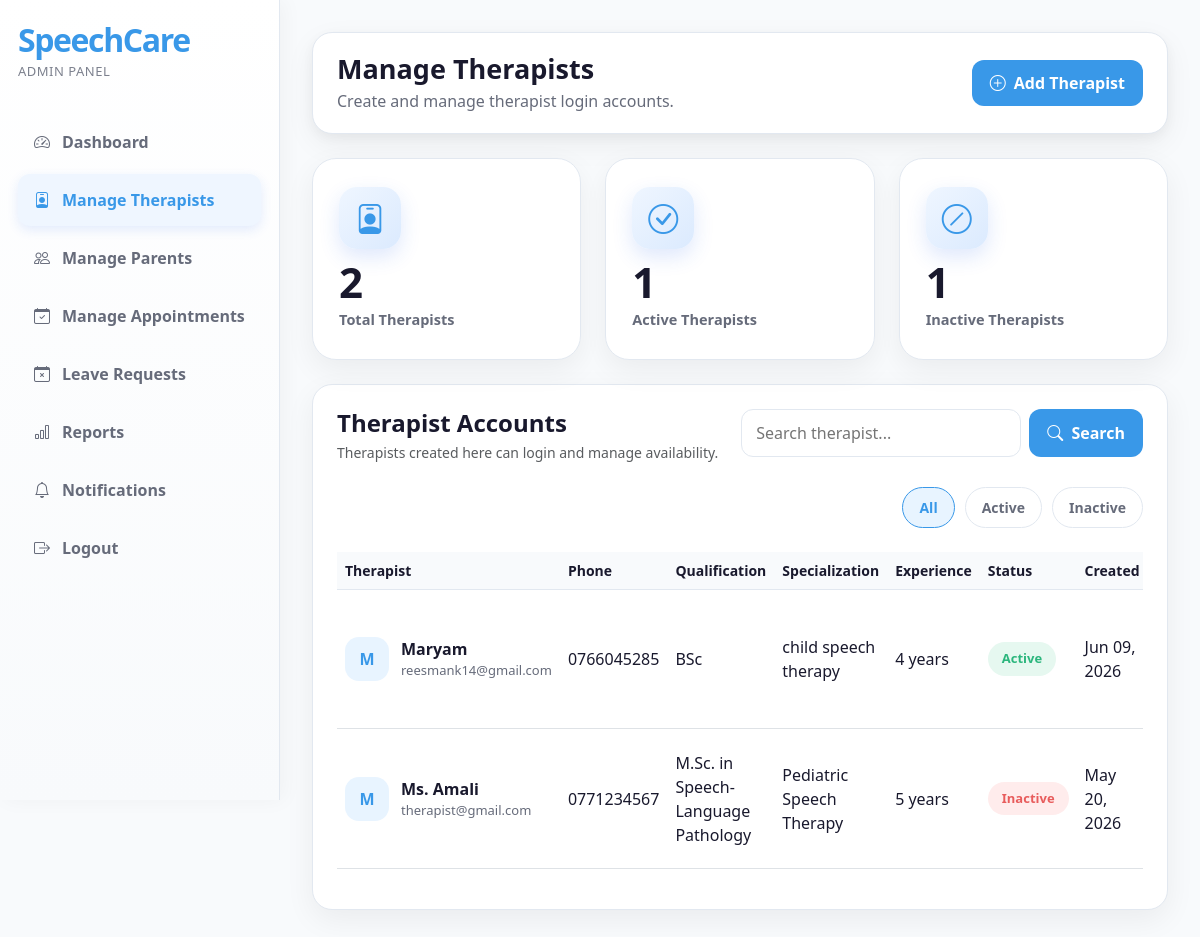
The page /admin/manage-therapists.php (signed in) on the database its author committed.
### tables this page shows
CREATE TABLE `therapists` (
  `therapist_id` int(11) NOT NULL,
  `full_name` varchar(150) NOT NULL,
  `email` varchar(150) NOT NULL,
  `phone` varchar(30) NOT NULL,
  `qualification` varchar(150) NOT NULL,
  `specialization` varchar(150) NOT NULL,
  `experience` varchar(100) DEFAULT NULL,
  `password` varchar(255) DEFAULT NULL,
  `status` enum('active','inactive') DEFAULT 'active',
  `created_at` timestamp NOT NULL DEFAULT current_timestamp(),
  `updated_at` timestamp NOT NULL DEFAULT current_timestamp() ON UPDATE current_timestamp(),
  `reset_token` varchar(255) DEFAULT NULL,
  `token_expiry` datetime DEFAULT NULL
);

### includes/functions.php (called while the page is built, shortened)
<?php
function escapeOutput($data) {
    return htmlspecialchars($data ?? "", ENT_QUOTES, "UTF-8");
}
function formatDateNice($date) {
    return date("M d, Y", strtotime($date));
}
?>

### admin/manage-therapists.php (the view, shortened to what this page needs)
<?php
include "../includes/auth_admin.php";
include "../includes/functions.php";
$search = isset($_GET["search"]) ? cleanInput($_GET["search"]) : "";
$filter = isset($_GET["filter"]) ? cleanInput($_GET["filter"]) : "all";
$where_sql = "";
$therapists_sql = "SELECT
                    therapist_id,
                    full_name,
                    email,
                    phone,
                    qualification,
                    specialization,
                    experience,
                    status,
                    created_at
                  FROM therapists
                  $where_sql
                  ORDER BY created_at DESC";
$therapists_stmt = mysqli_prepare($conn, $therapists_sql);
mysqli_stmt_execute($therapists_stmt);
$therapists_result = mysqli_stmt_get_result($therapists_stmt);
$total_therapists = mysqli_fetch_assoc(mysqli_query($conn, "SELECT COUNT(*) AS total FROM therapists"))["total"];
$active_therapists = mysqli_fetch_assoc(mysqli_query($conn, "SELECT COUNT(*) AS total FROM therapists WHERE status = 'active'"))["total"];
$inactive_therapists = mysqli_fetch_assoc(mysqli_query($conn, "SELECT COUNT(*) AS total FROM therapists WHERE status = 'inactive'"))["total"];
?>
<!DOCTYPE html>
<html lang="en">
<head>
    <link href="https://cdn.jsdelivr.net/npm/bootstrap@5.3.3/dist/css/bootstrap.min.css" rel="stylesheet">
    <link href="https://cdn.jsdelivr.net/npm/bootstrap-icons@1.11.3/font/bootstrap-icons.css" rel="stylesheet">
    <link rel="stylesheet" href="../assets/css/dashboard.css">
</head>
<body>
<div class="dashboard-wrapper">
    <aside class="sidebar admin-sidebar">
        <div class="sidebar-logo">SpeechCare</div>
        <div class="sidebar-subtitle">Admin Panel</div>
        <nav class="sidebar-menu">
            <a href="dashboard.php"><i class="bi bi-speedometer2"></i> Dashboard</a>
            <a href="manage-therapists.php" class="active"><i class="bi bi-person-badge"></i> Manage Therapists</a>
            <a href="manage-parents.php"><i class="bi bi-people"></i> Manage Parents</a>
            <a href="manage-appointments.php"><i class="bi bi-calendar-check"></i> Manage Appointments</a>
            <a href="manage-leave-requests.php"><i class="bi bi-calendar-x"></i> Leave Requests</a>
            <a href="reports.php"><i class="bi bi-bar-chart"></i> Reports</a>
            <a href="notifications.php"><i class="bi bi-bell"></i> Notifications</a>
            <a href="../logout.php"><i class="bi bi-box-arrow-right"></i> Logout</a>
        </nav>
    </aside>
    <main class="main-content">
        <div class="top-bar d-flex justify-content-between align-items-center flex-wrap gap-3">
            <div>
                <h1 class="page-title">Manage Therapists</h1>
                <p class="page-subtitle">Create and manage therapist login accounts.</p>
            </div>
            <button class="action-btn-primary" data-bs-toggle="modal" data-bs-target="#addTherapistModal">
                <i class="bi bi-plus-circle me-1"></i>
                Add Therapist
            </button>
        </div>
        <div class="row g-4 mb-4">
            <div class="col-md-4">
                <div class="stat-card">
                    <div class="stat-icon"><i class="bi bi-person-badge"></i></div>
                    <div class="stat-number"><?php echo $total_therapists; ?></div>
                    <div class="stat-label">Total Therapists</div>
                </div>
            </div>
            <div class="col-md-4">
                <div class="stat-card">
                    <div class="stat-icon"><i class="bi bi-check-circle"></i></div>
                    <div class="stat-number"><?php echo $active_therapists; ?></div>
                    <div class="stat-label">Active Therapists</div>
                </div>
            </div>
            <div class="col-md-4">
                <div class="stat-card">
                    <div class="stat-icon"><i class="bi bi-slash-circle"></i></div>
                    <div class="stat-number"><?php echo $inactive_therapists; ?></div>
                    <div class="stat-label">Inactive Therapists</div>
                </div>
            </div>
        </div>
        <div class="content-card">
            <div class="d-flex justify-content-between align-items-start flex-wrap gap-3 mb-4">
                <div>
                    <h4 class="fw-bold mb-1">Therapist Accounts</h4>
                    <p class="text-muted small mb-0">
                        Therapists created here can login and manage availability.
                    </p>
                </div>
                <form method="GET" action="" class="search-box d-flex gap-2 flex-wrap">
                    <input
                        type="text"
                        name="search"
                        value="<?php echo escapeOutput($search); ?>"
                        placeholder="Search therapist..."
                    >
                    <button type="submit" class="action-btn-primary">
                        <i class="bi bi-search me-1"></i>
                        Search
                    </button>
                </form>
            </div>
            <div class="d-flex justify-content-end mb-4">
                <div class="filter-tabs">
                    <a href="manage-therapists.php?filter=all" class="<?php echo $filter === 'all' ? 'active' : ''; ?>">All</a>
                    <a href="manage-therapists.php?filter=active" class="<?php echo $filter === 'active' ? 'active' : ''; ?>">Active</a>
                    <a href="manage-therapists.php?filter=inactive" class="<?php echo $filter === 'inactive' ? 'active' : ''; ?>">Inactive</a>
                </div>
            </div>
            <div class="table-responsive">
                <table class="table align-middle">
                    <thead>
                        <tr>
                            <th>Therapist</th>
                            <th>Phone</th>
                            <th>Qualification</th>
                            <th>Specialization</th>
                            <th>Experience</th>
                            <th>Status</th>
                            <th>Created</th>
                        </tr>
                    </thead>
                    <tbody>
                        <?php if (mysqli_num_rows($therapists_result) > 0) { ?>
                            <?php while ($therapist = mysqli_fetch_assoc($therapists_result)) { ?>
                                <?php
                                    $initial = strtoupper(substr($therapist["full_name"], 0, 1));
                                ?>
                                <tr>
                                    <td>
                                        <div class="therapist-main-cell">
                                            <div class="therapist-avatar">
                                                <?php echo escapeOutput($initial); ?>
                                            </div>
                                            <div>
                                                <div class="therapist-name">
                                                    <?php echo escapeOutput($therapist["full_name"]); ?>
                                                </div>
                                                <div class="therapist-email">
                                                    <?php echo escapeOutput($therapist["email"]); ?>
                                                </div>
                                            </div>
                                        </div>
                                    </td>
                                    <td><?php echo escapeOutput($therapist["phone"]); ?></td>
                                    <td><?php echo escapeOutput($therapist["qualification"]); ?></td>
                                    <td><?php echo escapeOutput($therapist["specialization"]); ?></td>
                                    <td><?php echo escapeOutput($therapist["experience"] ?: "Not added"); ?></td>
                                    <td>
                                        <?php if ($therapist["status"] === "active") { ?>
                                            <span class="status-pill status-active">Active</span>
                                        <?php } else { ?>
                                            <span class="status-pill status-inactive">Inactive</span>
                                        <?php } ?>
                                    </td>
                                    <td><?php echo formatDateNice($therapist["created_at"]); ?></td>
                                </tr>
                            <?php } ?>
                        <?php } ?>
                    </tbody>
                </table>
            </div>
        </div>
    </main>
</div>
</body>
</html>

### assets/css/dashboard.css (style rules this page uses)
:root { --primary-blue: #3998E8; --primary-blue-dark: #1F7FD1; --primary-blue-light: #E8F4FF; --sidebar-bg: #ffffff; --sidebar-active-bg: #eff6ff; --sidebar-hover-bg: #f1f5f9; --soft-bg: #f8fafc; --dark-text: #19192D; --gray-text: #666B7A; --light-border: #e2e8f0; --medium-border: #cbd5e1; --success: #2CB67D; --warning: #F6B23D; --danger: #E85C5C; --admin-dark: #F3F9FF; }
body { font-family: 'Segoe UI', sans-serif; background: var(--soft-bg); color: var(--dark-text); }
.dashboard-wrapper { min-height: 100vh; display: flex; }
.sidebar { width: 280px; min-height: 100vh; background: var(--sidebar-bg); border-right: 1px solid var(--light-border); box-shadow: 4px 0 20px rgba(0, 0, 0, 0.04); padding: 24px 18px; position: fixed; left: 0; top: 0; }
.admin-sidebar { background: linear-gradient(180deg, #ffffff 0%, #f8fafc 100%); border-right: 1px solid var(--light-border); }
.sidebar-logo { font-family: 'Segoe UI', sans-serif; font-size: 32px; font-weight: 600; letter-spacing: -1.4px; color: var(--primary-blue); margin-bottom: 6px; line-height: 1; }
.sidebar-subtitle { font-size: 13px; font-weight: 500; color: var(--gray-text); letter-spacing: 0.5px; margin-bottom: 34px; opacity: 0.85; text-transform: uppercase; }
.admin-sidebar .sidebar-subtitle { color: var(--gray-text); }
.sidebar-menu a { display: flex; align-items: center; gap: 12px; padding: 14px 16px; border-radius: 12px; color: var(--gray-text); text-decoration: none; margin-bottom: 6px; font-weight: 600; transition: 0.2s ease; }
.sidebar-menu a:hover, .sidebar-menu a.active { background: var(--sidebar-active-bg); color: var(--primary-blue); box-shadow: 0 4px 12px rgba(37, 99, 235, 0.12); }
.admin-sidebar .sidebar-menu a { color: var(--gray-text); }
.admin-sidebar .sidebar-menu a:hover, .admin-sidebar .sidebar-menu a.active { background: var(--sidebar-active-bg); color: var(--primary-blue); }
.sidebar-menu a i, .sidebar-menu a svg { color: inherit; }
.main-content { background: var(--soft-bg); margin-left: 280px; width: calc(100% - 280px); padding: 32px; }
.top-bar { background: #ffffff; border: 1px solid var(--light-border); border-radius: 20px; padding: 20px 24px; box-shadow: 0 10px 30px rgba(0, 0, 0, 0.06), 0 4px 12px rgba(0, 0, 0, 0.04); margin-bottom: 24px; transition: all 0.3s ease; }
.page-title { font-size: 27px; font-weight: 700; color: var(--dark-text); margin-bottom: 4px; }
.page-subtitle { color: var(--gray-text); margin: 0; }
.stat-card { background: #ffffff; border: 1px solid var(--light-border); border-radius: 24px; padding: 28px 26px; height: 100%; position: relative; overflow: hidden; transition: all 0.4s cubic-bezier(0.4, 0, 0.2, 1); box-shadow: 0 10px 30px rgba(0, 0, 0, 0.06); }
.stat-card::before { content: ''; position: absolute; top: 0; left: 0; width: 100%; height: 4px; background: linear-gradient(90deg, var(--primary-blue), #60a5fa); opacity: 0; transition: opacity 0.3s ease; }
.stat-icon { width: 62px; height: 62px; border-radius: 18px; background: linear-gradient(135deg, #eff6ff, #dbeafe); color: var(--primary-blue); display: flex; align-items: center; justify-content: center; font-size: 30px; box-shadow: 0 8px 20px rgba(37, 99, 235, 0.15); transition: all 0.3s ease; margin-bottom: 12px; }
.stat-number { font-size: 42px; font-weight: 700; line-height: 1; letter-spacing: -1.8px; color: var(--dark-text); margin-bottom: 6px; transition: all 0.3s ease; }
.stat-label { font-size: 14.5px; font-weight: 600; color: var(--gray-text); text-transform: none; }
.content-card { background: #ffffff; border: 1px solid var(--light-border); border-radius: 20px; padding: 24px; box-shadow: 0 10px 30px rgba(0, 0, 0, 0.06); }
.table thead th { background: var(--soft-bg); color: var(--dark-text); font-size: 14px; border-bottom: 1px solid var(--light-border); }
.table td { vertical-align: middle; color: var(--dark-text); }
.action-btn-primary { background: var(--primary-blue); border: none; color: #ffffff; border-radius: 12px; padding: 11px 18px; font-weight: 700; transition: 0.2s ease; }
.filter-tabs { display: flex; gap: 10px; flex-wrap: wrap; }

### rows shown on the page
therapists: full_name "M", full_name "Maryam", email "reesmank14@gmail.com", phone "0766045285", qualification "BSc", specialization "child speech therapy", experience "4 years", status "Active", created_at "Jun 09, 2026"
therapists: full_name "M", full_name "Ms. Amali", email "therapist@gmail.com", phone "0771234567", qualification "M.Sc. in Speech-Language Pathology", specialization "Pediatric Speech Therapy", experience "5 years", status "Inactive", created_at "May 20, 2026"

### other values the page prints
$total_therapists "2"
$active_therapists "1"
$inactive_therapists "1"
